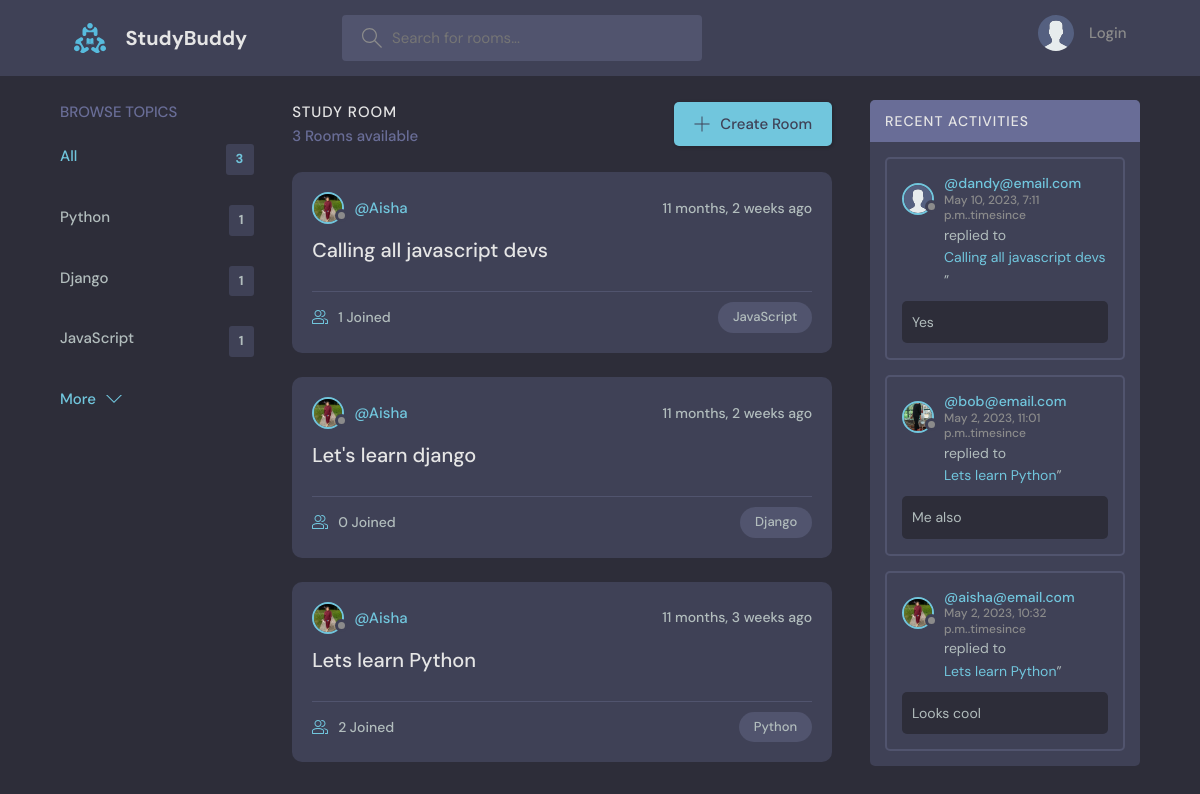
The page / on the database its author committed.
### base/models.py (models this page shows, shortened)
class Topic(models.Model):
    name = models.CharField(max_length=200)

class Room(models.Model):
    host = models.ForeignKey(User, on_delete=models.SET_NULL, null=True)
    topic = models.ForeignKey(Topic, on_delete=models.SET_NULL, null=True)
    name = models.CharField(max_length=200)
    description = models.TextField(null=True, blank=True)
    participants = models.ManyToManyField(User, related_name='participants', blank=True)
    updated = models.DateTimeField(auto_now=True)
    created = models.DateTimeField(auto_now_add=True)
    class Meta:
        ordering = ['-updated', '-created']
    def __str__(self):
        return self.name

class User(AbstractUser):
    name = models.CharField(max_length=200, null=True)
    email = models.EmailField(unique=True, null=True)
    bio = models.TextField(null=True)
    avatar = models.ImageField(null=True, default="avatar.svg")
    USERNAME_FIELD = "email"
    REQUIRED_FIELDS = []

class Message(models.Model):
    user = models.ForeignKey(User, on_delete=models.CASCADE) #//
    room = models.ForeignKey(Room, on_delete=models.CASCADE) #Cascade will delete the messages once a room is deleted. SET_NULL will keep the messages in the database. This is a 1-to-M relationship. One room will have many messages(children)
    body = models.TextField()
    updated = models.DateTimeField(auto_now=True)
    created = models.DateTimeField(auto_now_add=True)
    class Meta:
        ordering = ['-updated', '-created']

### base/views.py (the view)
# urls.py: path('', views.home, name="home"),
def home(request):
    q = request.GET.get('q') if request.GET.get('q') != None else ''
    rooms = Room.objects.filter(
        Q(topic__name__icontains=q) |
        Q(name__icontains=q) |
        Q(description__icontains=q)
    )
    room_count = rooms.count()
    topics = Topic.objects.all()[0:5]
    topics_count = topics.count()
    room_messages = Message.objects.filter(Q(room__topic__name__icontains=q))
    context = {'rooms': rooms, 'topics': topics,
               'room_count': room_count, 'room_messages': room_messages, 'topics_count': topics_count}
    return render(request, 'base/home.html', context)

### base/templates/base/home.html (shortened to what this page needs)
{% extends 'main.html' %} {% block content %}
<main class="layout layout--3">
  <div class="container">
    {% include 'base/topics_component.html' %}
    <div class="roomList">
      <div class="roomList__header">
        <div>
          <h2>Study Room</h2>
          <p>{{rooms.count}} Rooms available</p>
        </div>
        <a class="btn btn--main" href="{% url 'create-room' %}">
          <svg
            version="1.1"
            xmlns="http://www.w3.org/2000/svg"
            width="32"
            height="32"
            viewBox="0 0 32 32"
          >
            <title>add</title>
            <path
              d="M16.943 0.943h-1.885v14.115h-14.115v1.885h14.115v14.115h1.885v-14.115h14.115v-1.885h-14.115v-14.115z"
            ></path>
          </svg>
          Create Room
        </a>
      </div>
      {% include 'base/feed_component.html' %}
    </div>
    {% include 'base/activity_component.html' %}
  </div>
</main>
{% endblock content %}

### base/templates/base/topics_component.html
<div class="topics">
  <div class="topics__header">
    <h2>Browse Topics</h2>
  </div>
  <ul class="topics__list">
    <li>
      <a href="{% url 'home' %}" class="active"
        >All <span>{{topics.count}}</span></a
      >
    </li>
    {% for topic in topics %}
    <li>
      <a href="{% url 'home' %}?q={{topic.name}}"
        >{{topic.name}} <span>{{topic.room_set.all.count}}</span></a
      >
    </li>
    {% endfor %}
  </ul>
  <a class="btn btn--link" href="{% url 'topics' %}">
    More
    <svg
      version="1.1"
      xmlns="http://www.w3.org/2000/svg"
      width="32"
      height="32"
      viewBox="0 0 32 32"
    >
      <title>chevron-down</title>
      <path d="M16 21l-13-13h-3l16 16 16-16h-3l-13 13z"></path>
    </svg>
  </a>
</div>

### base/templates/base/feed_component.html (shortened to what this page needs)
{% for room in rooms %}
<div class="roomListRoom">
  <div class="roomListRoom__header">
    <a href="{% url 'user-profile' room.host.id%}" class="roomListRoom__author">
      <div class="avatar avatar--small">
        <img src="{{room.host.avatar.url}}" />
      </div>
      <span>@{{room.host.username}}</span>
    </a>
    <div class="roomListRoom__actions">
      <span>{{room.created|timesince}} ago</span>
    </div>
  </div>
  <div class="roomListRoom__content">
    <a href="{% url 'room' room.id %}">{{room.name}}</a>
  </div>
  <div class="roomListRoom__meta">
    <a href="{% url 'room' room.id %}" class="roomListRoom__joined">
      {{room.participants.all.count}} Joined
    </a>
    <p class="roomListRoom__topic">{{room.topic.name}}</p>
  </div>
</div>
{% endfor %}

### base/templates/base/activity_component.html (shortened to what this page needs)
<div class="activities">
  <div class="activities__header">
    <h2>Recent Activities</h2>
  </div>
  {% for message in room_messages %}
  <div class="activities__box">
    <div class="activities__boxHeader roomListRoom__header">
      <a
        href="{% url 'user-profile' message.user.id %}"
        class="roomListRoom__author"
      >
        <div class="avatar avatar--small">
          <img src="{{message.user.avatar.url}}" />
        </div>
        <p>
          @{{message.user}}
          <span>{{message.created}}.timesince</span>
        </p>
      </a>
    </div>
    <div class="activities__boxContent">
      <p>
        replied to
        <a href="{% url 'room' message.room.id %}">{{message.room}}</a>”
      </p>
      <div class="activities__boxRoomContent">{{message.body}}</div>
    </div>
  </div>
  {% endfor %}
</div>

### rows shown on the page
Topic: name "Python", room_set.all.count "1"
Topic: name "Django", room_set.all.count "1"
Topic: name "JavaScript", room_set.all.count "1"
Room: host.avatar (picture), host.username "Aisha", created "11 months, 2 weeks", name "Calling all javascript devs", participants.all.count "1", topic.name "JavaScript"
Room: host.avatar (picture), host.username "Aisha", created "11 months, 2 weeks", name "Let's learn django", participants.all.count "0", topic.name "Django"
Room: host.avatar (picture), host.username "Aisha", created "11 months, 3 weeks", name "Lets learn Python", participants.all.count "2", topic.name "Python"
Message: user.avatar (placeholder picture), user "dandy@email.com", created "May 10, 2023, 7:11 p.m.", room "Calling all javascript devs", body "Yes"
Message: user.avatar (picture), user "bob@email.com", created "May 2, 2023, 11:01 p.m.", room "Lets learn Python", body "Me also"
Message: user.avatar (picture), user "aisha@email.com", created "May 2, 2023, 10:32 p.m.", room "Lets learn Python", body "Looks cool"

### other values the page prints
{{ topics.count }} "3"
{{ rooms.count }} "3"
